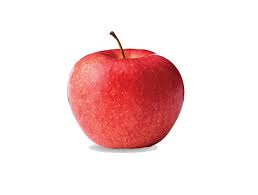
#> input picture openytu_/images/elma.jpg, 258 x 195 px
$ python dilate.py
#> lines starting #> are read from the running program, lines starting #| are printed output that depends on the picture; after the words box and inside, x2 and y2 are one past the last pixel; in counts of white or black regions, pixels touching at a corner belong together
import cv2
import numpy as np

img_path = "images/elma.jpg"

img = cv2.imread(img_path)
#> img is the input picture: shape (195, 258, 3); mean B, G, R 219.5, 219.5, 245.7


img_gray = cv2.cvtColor(img, cv2.COLOR_BGR2GRAY)
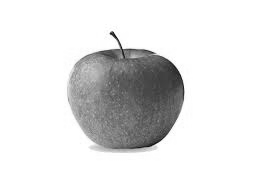
#> img_gray: shape (195, 258); min 4, max 255, mean 227.4
img_blur = cv2.GaussianBlur(img_gray, (5,5), 0)

edges = cv2.Canny(img_blur, 50, 180)
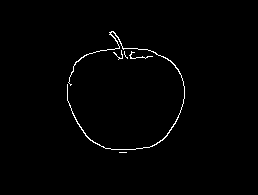
#> edges: shape (195, 258); 1.1% white in thin lines or dots, all inside (x1, y1, x2, y2) = (67, 31, 185, 153)

kernel = np.ones((5,5), np.uint8)

dilated_img = cv2.dilate(edges, kernel, iterations = 1)
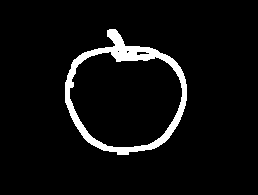
#> dilated_img: shape (195, 258); 5.4% white; 1 white region, box (x1, y1, x2, y2) and area: (65, 29, 187, 155) 2722


cv2.imshow("img", img)
cv2.imshow("img_gray", img_gray)
cv2.imshow("img_blur", img_blur)
cv2.imshow("dilated_img", dilated_img)
cv2.imshow("edges", edges)

cv2.waitKey(0)
cv2.destroyAllWindows()
